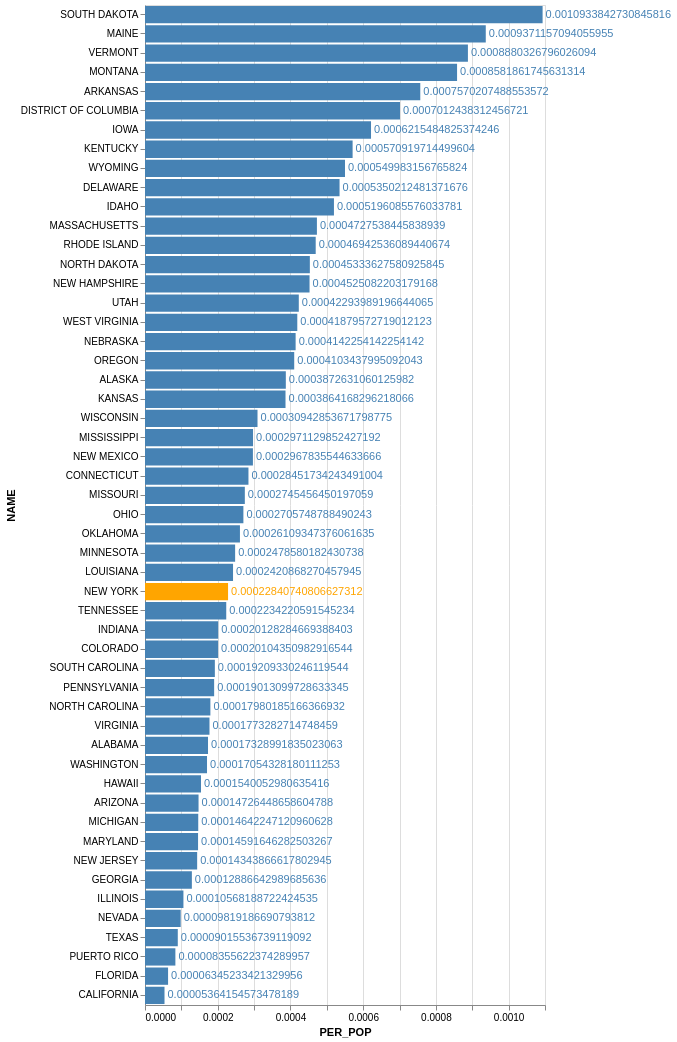

Express this chart as Vega-Lite.
### Vega-Lite specification from a JSON file in a GitHub repository (floating-point values rounded to 4 significant figures)
{"config": {"view": {"continuousWidth": 400, "continuousHeight": 300}}, "layer": [{"mark": "bar", "encoding": {"color": {"condition": {"value": "orange", "test": "(datum.NAME === 'NEW YORK')"}, "value": "steelblue"}, "x": {"type": "quantitative", "field": "PER_POP"}, "y": {"type": "nominal", "field": "NAME", "sort": "-x"}}}, {"mark": {"type": "text", "align": "left", "baseline": "middle", "dx": 3}, "encoding": {"color": {"condition": {"value": "orange", "test": "(datum.NAME === 'NEW YORK')"}, "value": "steelblue"}, "text": {"type": "nominal", "field": "PER_POP"}, "x": {"type": "quantitative", "field": "PER_POP"}, "y": {"type": "nominal", "field": "NAME", "sort": "-x"}}}], "data": {"name": "data-d9d85f66210fc806999ea1743515f0fa"}, "height": 1000, "$schema": "https://vega.github.io/schema/vega-lite/v4.8.1.json", "datasets": {"data-d9d85f66210fc806999ea1743515f0fa": [{"NAME": "MINNESOTA", "B01003_001E": 5527358, "OBJECTID": 1370, "PER_POP": 0.0002479}, {"NAME": "MISSISSIPPI", "B01003_001E": 2988762, "OBJECTID": 888, "PER_POP": 0.0002971}, {"NAME": "MISSOURI", "B01003_001E": 6090062, "OBJECTID": 1672, "PER_POP": 0.0002745}, {"NAME": "MONTANA", "B01003_001E": 1041732, "OBJECTID": 894, "PER_POP": 0.0008582}, {"NAME": "NEBRASKA", "B01003_001E": 1904760, "OBJECTID": 789, "PER_POP": 0.0004142}, {"NAME": "NEVADA", "B01003_001E": 2922849, "OBJECTID": 287, "PER_POP": 9.819e-05}, {"NAME": "NEW HAMPSHIRE", "B01003_001E": 1343622, "OBJECTID": 608, "PER_POP": 0.0004525}, {"NAME": "NEW JERSEY", "B01003_001E": 8881845, "OBJECTID": 1274, "PER_POP": 0.0001434}, {"NAME": "NEW MEXICO", "B01003_001E": 2092434, "OBJECTID": 621, "PER_POP": 0.0002968}, {"NAME": "NEW YORK", "B01003_001E": 19618453, "OBJECTID": 4481, "PER_POP": 0.0002284}, {"NAME": "NORTH CAROLINA", "B01003_001E": 10155624, "OBJECTID": 1826, "PER_POP": 0.0001798}, {"NAME": "NORTH DAKOTA", "B01003_001E": 752201, "OBJECTID": 341, "PER_POP": 0.0004533}, {"NAME": "OHIO", "B01003_001E": 11641879, "OBJECTID": 3150, "PER_POP": 0.0002706}, {"NAME": "OKLAHOMA", "B01003_001E": 3918137, "OBJECTID": 1023, "PER_POP": 0.0002611}, {"NAME": "OREGON", "B01003_001E": 4081943, "OBJECTID": 1675, "PER_POP": 0.0004103}, {"NAME": "PENNSYLVANIA", "B01003_001E": 12791181, "OBJECTID": 2432, "PER_POP": 0.0001901}, {"NAME": "RHODE ISLAND", "B01003_001E": 1056611, "OBJECTID": 496, "PER_POP": 0.0004694}, {"NAME": "SOUTH CAROLINA", "B01003_001E": 4955925, "OBJECTID": 952, "PER_POP": 0.0001921}, {"NAME": "SOUTH DAKOTA", "B01003_001E": 864289, "OBJECTID": 945, "PER_POP": 0.001093}, {"NAME": "TENNESSEE", "B01003_001E": 6651089, "OBJECTID": 1486, "PER_POP": 0.0002234}, {"NAME": "TEXAS", "B01003_001E": 27885195, "OBJECTID": 2514, "PER_POP": 9.016e-05}, {"NAME": "UTAH", "B01003_001E": 3045350, "OBJECTID": 1288, "PER_POP": 0.0004229}, {"NAME": "VERMONT", "B01003_001E": 624977, "OBJECTID": 555, "PER_POP": 0.000888}, {"NAME": "VIRGINIA", "B01003_001E": 8413774, "OBJECTID": 1492, "PER_POP": 0.0001773}, {"NAME": "WEST VIRGINIA", "B01003_001E": 1829054, "OBJECTID": 766, "PER_POP": 0.0004188}, {"NAME": "WASHINGTON", "B01003_001E": 7294336, "OBJECTID": 1244, "PER_POP": 0.0001705}, {"NAME": "WISCONSIN", "B01003_001E": 5778394, "OBJECTID": 1788, "PER_POP": 0.0003094}, {"NAME": "WYOMING", "B01003_001E": 581836, "OBJECTID": 320, "PER_POP": 0.00055}, {"NAME": "PUERTO RICO", "B01003_001E": 3386941, "OBJECTID": 283, "PER_POP": 8.356e-05}, {"NAME": "ALABAMA", "B01003_001E": 4864680, "OBJECTID": 843, "PER_POP": 0.0001733}, {"NAME": "ALASKA", "B01003_001E": 738516, "OBJECTID": 286, "PER_POP": 0.0003873}, {"NAME": "ARIZONA", "B01003_001E": 6946685, "OBJECTID": 1023, "PER_POP": 0.0001473}, {"NAME": "ARKANSAS", "B01003_001E": 2990671, "OBJECTID": 2264, "PER_POP": 0.000757}, {"NAME": "CALIFORNIA", "B01003_001E": 39148760, "OBJECTID": 2100, "PER_POP": 5.364e-05}, {"NAME": "COLORADO", "B01003_001E": 5531141, "OBJECTID": 1112, "PER_POP": 0.000201}, {"NAME": "CONNECTICUT", "B01003_001E": 3581504, "OBJECTID": 1019, "PER_POP": 0.0002845}, {"NAME": "DELAWARE", "B01003_001E": 949495, "OBJECTID": 508, "PER_POP": 0.000535}, {"NAME": "DISTRICT OF COLUMBIA", "B01003_001E": 684498, "OBJECTID": 480, "PER_POP": 0.0007012}, {"NAME": "FLORIDA", "B01003_001E": 20598139, "OBJECTID": 1307, "PER_POP": 6.345e-05}, {"NAME": "GEORGIA", "B01003_001E": 10297484, "OBJECTID": 1327, "PER_POP": 0.0001289}, {"NAME": "IDAHO", "B01003_001E": 1687809, "OBJECTID": 877, "PER_POP": 0.0005196}, {"NAME": "HAWAII", "B01003_001E": 1422029, "OBJECTID": 219, "PER_POP": 0.000154}, {"NAME": "ILLINOIS", "B01003_001E": 12821497, "OBJECTID": 1355, "PER_POP": 0.0001057}, {"NAME": "INDIANA", "B01003_001E": 6637426, "OBJECTID": 1336, "PER_POP": 0.0002013}, {"NAME": "IOWA", "B01003_001E": 3132499, "OBJECTID": 1947, "PER_POP": 0.0006215}, {"NAME": "KANSAS", "B01003_001E": 2908776, "OBJECTID": 1124, "PER_POP": 0.0003864}, {"NAME": "KENTUCKY", "B01003_001E": 4440204, "OBJECTID": 2535, "PER_POP": 0.0005709}, {"NAME": "LOUISIANA", "B01003_001E": 4663616, "OBJECTID": 1129, "PER_POP": 0.0002421}, {"NAME": "MAINE", "B01003_001E": 1332813, "OBJECTID": 1249, "PER_POP": 0.0009371}, {"NAME": "MARYLAND", "B01003_001E": 6003435, "OBJECTID": 876, "PER_POP": 0.0001459}, {"NAME": "MASSACHUSETTS", "B01003_001E": 6830193, "OBJECTID": 3229, "PER_POP": 0.0004728}, {"NAME": "MICHIGAN", "B01003_001E": 9957488, "OBJECTID": 1458, "PER_POP": 0.0001464}]}}
